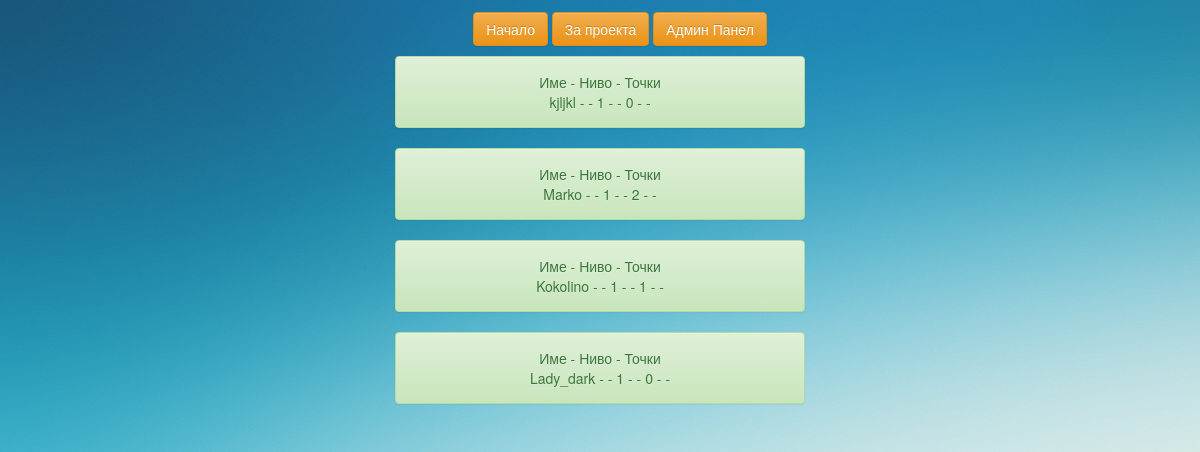
The app's page /project_31_mart/read_score.php, older data.
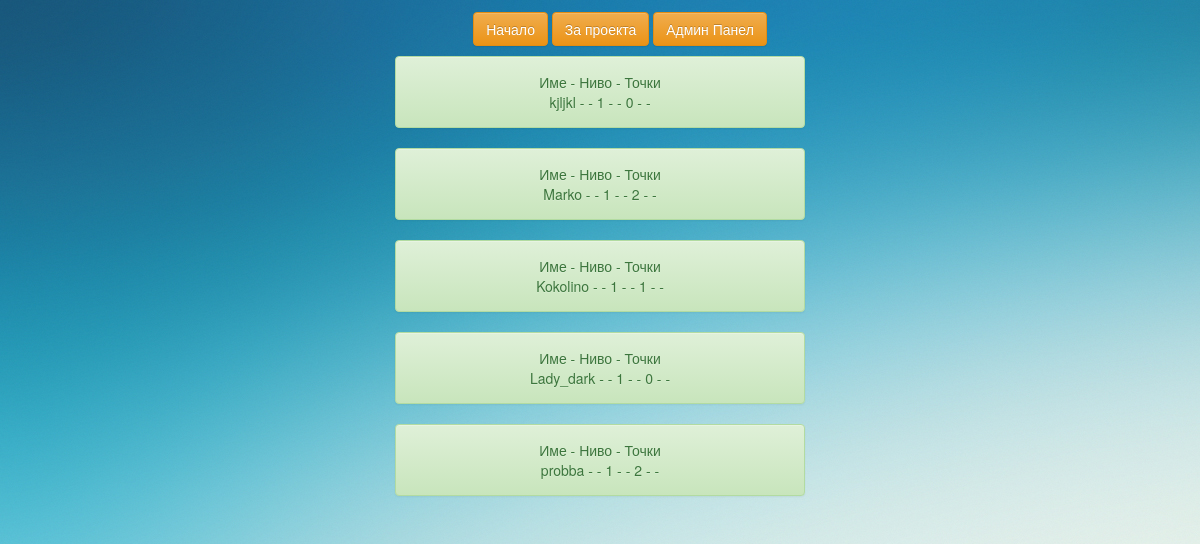
The same page, newer data.
### tables this page shows
CREATE TABLE `scoreboard` (
  `id_score` int(11) NOT NULL,
  `user_name` varchar(100) NOT NULL,
  `lvl` int(11) NOT NULL,
  `score` int(11) NOT NULL,
  `date_deleted` date DEFAULT NULL
);

### project_31_mart/read_score.php (the view, shortened to what this page needs)
<?php
include_once('includes/header.php');
	?>
<?php
$conn = mysqli_connect('localhost', 'root', '', 'math');
$read_query = 	"SELECT user_name,lvl,score FROM scoreboard WHERE date_deleted is null and lvl = 1 ";
$read_result = mysqli_query($conn, $read_query);
	if (mysqli_num_rows($read_result) > 0) {
		while($row = mysqli_fetch_assoc($read_result)){
        echo "<div class='row'>
	<div class='alert alert-success col-xs-4
		col-xs-offset-4 text-center'>";
        echo "<p>Име - Ниво - Точки</p>";
		foreach ($row as $value) {
			echo $value." - "." - ";
		}
		echo "</div></div>";
	}
}

Row changes from the older to the newer data that the page shows:
added scoreboard: user_name "probba", lvl "1", score "2"
